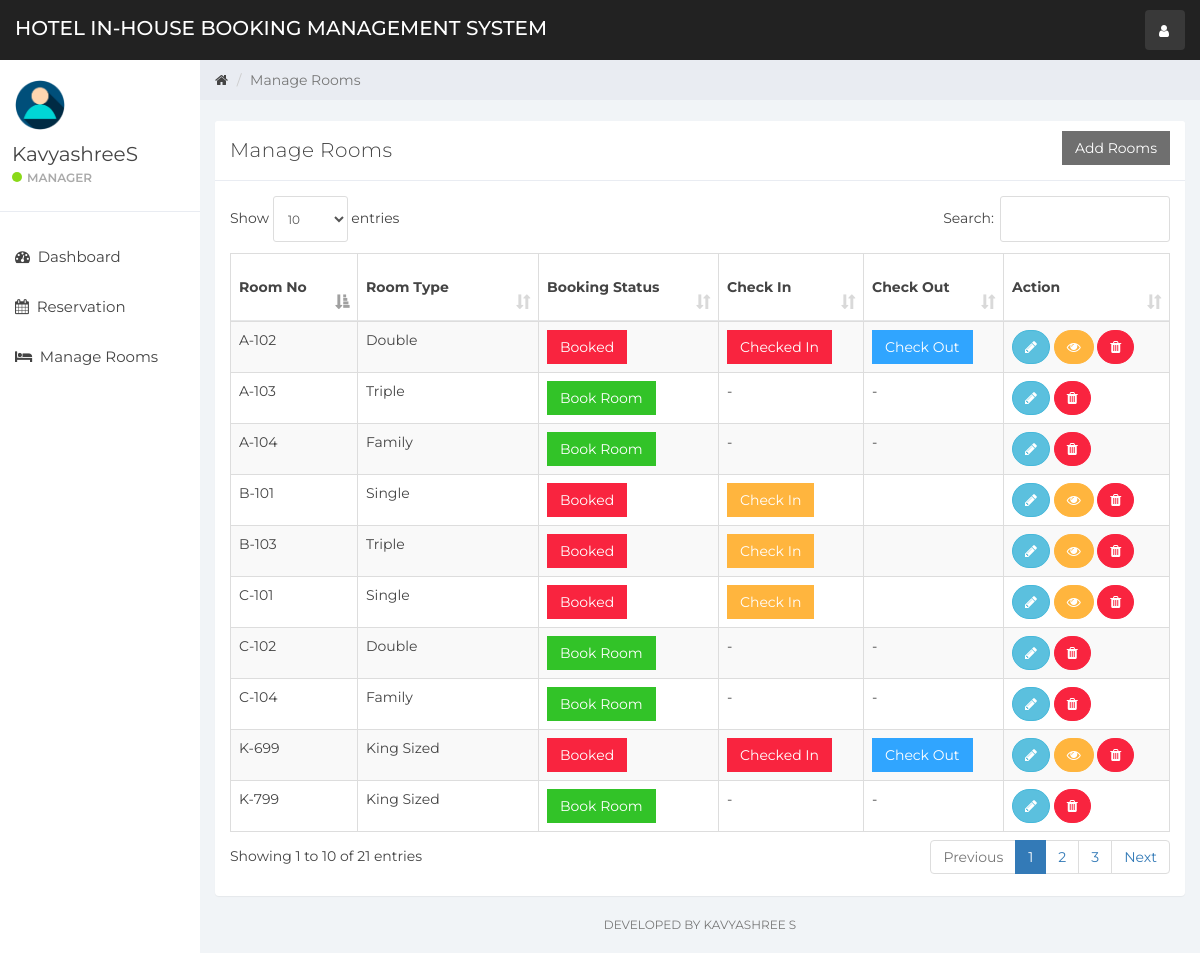
Screenshot of / (signed in) with the database file from the repository.
### tables this page shows
CREATE TABLE `user` (
  `id` int(11) NOT NULL,
  `name` varchar(100) NOT NULL,
  `username` varchar(15) NOT NULL,
  `email` varchar(100) NOT NULL,
  `password` varchar(100) NOT NULL,
  `created_at` timestamp NOT NULL DEFAULT CURRENT_TIMESTAMP
);

CREATE TABLE `room` (
  `room_id` int(10) NOT NULL,
  `room_type_id` int(10) NOT NULL,
  `room_no` varchar(10) NOT NULL,
  `status` tinyint(1) DEFAULT NULL,
  `check_in_status` tinyint(1) NOT NULL,
  `check_out_status` tinyint(1) NOT NULL,
  `deleteStatus` tinyint(1) DEFAULT '0'
);

CREATE TABLE `room_type` (
  `room_type_id` int(10) NOT NULL,
  `room_type` varchar(100) NOT NULL,
  `price` int(10) NOT NULL,
  `max_person` int(10) NOT NULL
);

### room_mang.php (the view, shortened to what this page needs)
<div class="col-sm-9 col-sm-offset-3 col-lg-10 col-lg-offset-2 main">
    <div class="row">
        <ol class="breadcrumb">
            <li><a href="#">
                    <em class="fa fa-home"></em>
                </a></li>
            <li class="active">Manage Rooms</li>
        </ol>
    </div>
    <br>
    <div class="row">
        <div class="col-lg-12">
        </div>
    </div>
    <div class="row">
        <div class="col-lg-12">
            <div class="panel panel-default">
                <div class="panel-heading">Manage Rooms
                    <button class="btn btn-secondary pull-right" style="border-radius:0%" data-toggle="modal" data-target="#addRoom">Add Rooms</button>
                </div>
                <div class="panel-body">
                    <table class="table table-striped table-bordered table-responsive" cellspacing="0" width="100%"
                           id="rooms">
                        <thead>
                        <tr>
                            <th>Room No</th>
                            <th>Room Type</th>
                            <th>Booking Status</th>
                            <th>Check In</th>
                            <th>Check Out</th>
                            <th>Action</th>
                        </tr>
                        </thead>
                        <tbody>
                        <?php
                        $room_query = "SELECT * FROM room NATURAL JOIN room_type WHERE deleteStatus = 0";
                        $rooms_result = mysqli_query($connection, $room_query);
                        if (mysqli_num_rows($rooms_result) > 0) {
                            while ($rooms = mysqli_fetch_assoc($rooms_result)) { ?>
                                <tr>
                                    <td><?php echo $rooms['room_no'] ?></td>
                                    <td><?php echo $rooms['room_type'] ?></td>
                                    <td>
                                        <?php
                                        if ($rooms['status'] == 0) {
                                            echo '<a href="index.php?reservation&room_id=' . $rooms['room_id'] . '&room_type_id=' . $rooms['room_type_id'] . '" class="btn btn-success" style="border-radius:0%">Book Room</a>';
                                        } else {
                                            echo '<a href="#" class="btn btn-danger" style="border-radius:0%">Booked</a>';
                                        }
                                        ?>
                                    <td>
                                        <?php
                                        if ($rooms['status'] == 1 && $rooms['check_in_status'] == 0) {
                                            echo '<button class="btn btn-warning" id="checkInRoom"  data-id="' . $rooms['room_id'] . '" data-toggle="modal" style="border-radius:0%" data-target="#checkIn">Check In</button>';
                                        } elseif ($rooms['status'] == 0) {
                                            echo '-';
                                        } else {
                                            echo '<a href="#" class="btn btn-danger" style="border-radius:0%">Checked In</a>';
                                        }
                                        ?>
                                    </td>
                                    <td>
                                        <?php
                                        if ($rooms['status'] == 1 && $rooms['check_in_status'] == 1) {
                                            echo '<button class="btn btn-primary" style="border-radius:0%" id="checkOutRoom" data-id="' . $rooms['room_id'] . '">Check Out</button>';
                                        } elseif ($rooms['status'] == 0) {
                                            echo '-';
                                        }
                                        ?>
                                    </td>
                                    <td>
                                        <button title="Edit Room Information" style="border-radius:60px;" data-toggle="modal"
                                                data-target="#editRoom" data-id="<?php echo $rooms['room_id']; ?>"
                                                id="roomEdit" class="btn btn-info"><i class="fa fa-pencil"></i></button>
                                        <?php
                                        if ($rooms['status'] == 1) {
                                            echo '<button title="Customer Information" data-toggle="modal" data-target="#cutomerDetailsModal" data-id="' . $rooms['room_id'] . '" id="cutomerDetails" class="btn btn-warning" style="border-radius:60px;"><i class="fa fa-eye"></i></button>';
                                        }
                                        ?>
                                        <a href="ajax.php?delete_room=<?php echo $rooms['room_id']; ?>"
                                           class="btn btn-danger" style="border-radius:60px;" onclick="return confirm('Are you Sure?')"><i
                                                    class="fa fa-trash" alt="delete"></i></a>
                                    </td>
                                </tr>
                            <?php }
                        } else {
                            echo "No Rooms";
                        }
                        ?>
                        </tbody>
                    </table>
                </div>
            </div>
        </div>
    </div>
    <div class="row">
        <div class="col-sm-12">
            <p class="back-link">Developed By Kavyashree S</p>
        </div>
    </div>
</div>

### header.php (shortened to what this page needs)
<!DOCTYPE html>
<html>
<head>
    <link href="css/bootstrap.min.css" rel="stylesheet">
    <link href="css/font-awesome.min.css" rel="stylesheet">
    <link href="css/datepicker3.css" rel="stylesheet">
    <link href="css/dataTables.bootstrap.min.css" rel="stylesheet">
    <link href="css/styles.css" rel="stylesheet">
</head>
<body>
<nav class="navbar navbar-custom navbar-fixed-top" role="navigation">
    <div class="container-fluid">
        <div class="navbar-header">
            <a class="navbar-brand" href="index.php?dashboard">Hotel In-House Booking Management System</a>
            <ul class="nav navbar-top-links navbar-right">
                <li class="dropdown"><a class="dropdown-toggle count-info" data-toggle="dropdown" href="#">
                        <em class="fa fa-user"></em>
                    </a>
                </li>
            </ul>
        </div>
    </div>
</nav>

### sidebar.php (shortened to what this page needs)
<div id="sidebar-collapse" class="col-sm-3 col-lg-2 sidebar">
    <div class="profile-sidebar">
        <div class="profile-userpic">
            <img src="img/user.png" class="img-responsive" alt="">
        </div>
        <div class="profile-usertitle">
            <div class="profile-usertitle-name"><?php echo $user['name'];?></div>
            <div class="profile-usertitle-status"><span class="indicator label-success"></span>Manager</div>
        </div>
    </div>
    <ul class="nav menu">
    <?php
        if (isset($_GET['dashboard'])){ ?>
            <li class="active">
                <a href="index.php?dashboard"><em class="fa fa-dashboard">&nbsp;</em>
                    Dashboard
                </a>
            </li>
        <?php } else{?>
            <li>
                <a href="index.php?dashboard"><em class="fa fa-dashboard">&nbsp;</em>
                    Dashboard
                </a>
            </li>
        <?php }
        if (isset($_GET['reservation'])){ ?>
            <li class="active">
            <a href="index.php?reservation"><em class="fa fa-calendar">&nbsp;</em>
                    Reservation
                </a>
            </li>
        <?php } else{?>
            <li>
            <a href="index.php?reservation"><em class="fa fa-calendar">&nbsp;</em>
                    Reservation
                </a>
            </li>
        <?php }
        if (isset($_GET['room_mang'])){ ?>
            <li class="active">
                <a href="index.php?room_mang"><em class="fa fa-bed">&nbsp;</em>
                    Manage Rooms
                </a>
            </li>
        <?php } else{?>
            <li>
            <a href="index.php?room_mang"><em class="fa fa-bed">&nbsp;</em>
                    Manage Rooms
                </a>
            </li>
        <?php }
        ?>
    </ul>
</div>

### index.php (shortened to what this page needs)
<?php
include_once "db.php";
if (isset($_SESSION['user_id'])){
    $user_id = $_SESSION['user_id'];
    $userQuery = "SELECT * FROM user WHERE id = '$user_id'";
    $result = mysqli_query($connection, $userQuery);
    $user = mysqli_fetch_assoc($result);
}else{
    header('Location:login.php');
}
include_once "header.php";
include_once "sidebar.php";
if (isset($_GET['room_mang'])){
    include_once "room_mang.php";
}
elseif (isset($_GET['dashboard'])){
    include_once "dashboard.php";
}
elseif (isset($_GET['reservation'])){
    include_once "reservation.php";
}
else{
    include_once "room_mang.php";
}
include_once "footer.php";

### footer.php (shortened to what this page needs)
</body>
</html>

### rows the page displays
user: name "KavyashreeS"
room: room_no "A-102", room_type.room_type "Double", status "Booked"
room: room_no "A-103", room_type.room_type "Triple"
room: room_no "A-104", room_type.room_type "Family"
room: room_no "B-101", room_type.room_type "Single", status "Booked"
room: room_no "B-103", room_type.room_type "Triple", status "Booked"
room: room_no "C-101", room_type.room_type "Single", status "Booked"
room: room_no "C-102", room_type.room_type "Double"
room: room_no "C-104", room_type.room_type "Family"
room: room_no "K-699", room_type.room_type "King Sized", status "Booked"
room: room_no "K-799", room_type.room_type "King Sized"
